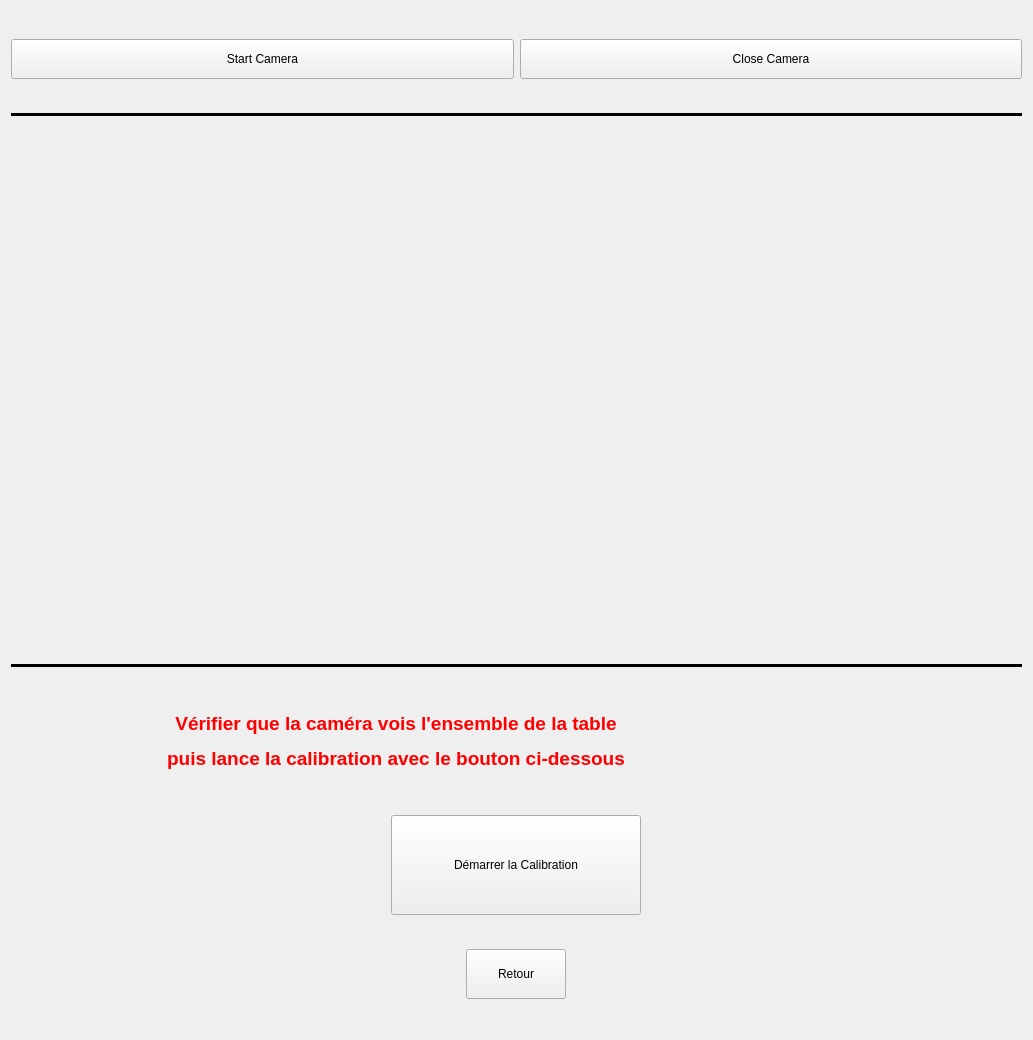
<?xml version="1.0" encoding="UTF-8"?>
<ui version="4.0">
 <class>Form</class>
 <widget class="QWidget" name="Form">
  <property name="geometry">
   <rect>
    <x>0</x>
    <y>0</y>
    <width>1033</width>
    <height>1040</height>
   </rect>
  </property>
  <property name="windowTitle">
   <string>Form</string>
  </property>
  <layout class="QVBoxLayout" name="verticalLayout">
   <item>
    <layout class="QHBoxLayout" name="horizontalLayout_1">
     <item>
      <widget class="QPushButton" name="pushButton_startCam">
       <property name="minimumSize">
        <size>
         <width>0</width>
         <height>40</height>
        </size>
       </property>
       <property name="text">
        <string>Start Camera</string>
       </property>
      </widget>
     </item>
     <item>
      <widget class="QPushButton" name="pushButton_closeCam">
       <property name="minimumSize">
        <size>
         <width>0</width>
         <height>40</height>
        </size>
       </property>
       <property name="text">
        <string>Close Camera</string>
       </property>
      </widget>
     </item>
    </layout>
   </item>
   <item>
    <widget class="Line" name="line_top">
     <property name="frameShadow">
      <enum>QFrame::Shadow::Plain</enum>
     </property>
     <property name="lineWidth">
      <number>3</number>
     </property>
     <property name="orientation">
      <enum>Qt::Orientation::Horizontal</enum>
     </property>
    </widget>
   </item>
   <item>
    <layout class="QHBoxLayout" name="horizontalLayout">
     <item>
      <widget class="QLabel" name="label_frame">
       <property name="minimumSize">
        <size>
         <width>853</width>
         <height>480</height>
        </size>
       </property>
       <property name="maximumSize">
        <size>
         <width>853</width>
         <height>480</height>
        </size>
       </property>
       <property name="text">
        <string/>
       </property>
       <property name="pixmap">
        <pixmap>../assets/images/camera_eteinte.png</pixmap>
       </property>
       <property name="scaledContents">
        <bool>true</bool>
       </property>
       <property name="alignment">
        <set>Qt::AlignmentFlag::AlignCenter</set>
       </property>
      </widget>
     </item>
    </layout>
   </item>
   <item>
    <widget class="Line" name="line_bottom">
     <property name="frameShadow">
      <enum>QFrame::Shadow::Plain</enum>
     </property>
     <property name="lineWidth">
      <number>3</number>
     </property>
     <property name="orientation">
      <enum>Qt::Orientation::Horizontal</enum>
     </property>
    </widget>
   </item>
   <item>
    <layout class="QHBoxLayout" name="horizontalLayout_2">
     <item>
      <spacer name="horizontalSpacer_1">
       <property name="orientation">
        <enum>Qt::Orientation::Horizontal</enum>
       </property>
       <property name="sizeHint" stdset="0">
        <size>
         <width>40</width>
         <height>20</height>
        </size>
       </property>
      </spacer>
     </item>
     <item>
      <widget class="QLabel" name="label_consigne">
       <property name="text">
        <string>&lt;html&gt;&lt;head/&gt;&lt;body&gt;&lt;p align=&quot;center&quot;&gt;&lt;span style=&quot; font-size:14pt; font-weight:700; color:#ff0000;&quot;&gt;Vérifier que la caméra vois l'ensemble de la table&lt;/span&gt;&lt;/p&gt;&lt;p align=&quot;center&quot;&gt;&lt;span style=&quot; font-size:14pt; font-weight:700; color:#ff0000;&quot;&gt;puis lance la calibration avec le bouton ci-dessous&lt;/span&gt;&lt;/p&gt;&lt;/body&gt;&lt;/html&gt;</string>
       </property>
       <property name="alignment">
        <set>Qt::AlignmentFlag::AlignCenter</set>
       </property>
      </widget>
     </item>
     <item>
      <spacer name="horizontalSpacer_2">
       <property name="orientation">
        <enum>Qt::Orientation::Horizontal</enum>
       </property>
       <property name="sizeHint" stdset="0">
        <size>
         <width>40</width>
         <height>20</height>
        </size>
       </property>
      </spacer>
     </item>
     <item>
      <widget class="QLabel" name="label_status">
       <property name="minimumSize">
        <size>
         <width>80</width>
         <height>80</height>
        </size>
       </property>
       <property name="maximumSize">
        <size>
         <width>80</width>
         <height>80</height>
        </size>
       </property>
       <property name="text">
        <string/>
       </property>
       <property name="pixmap">
        <pixmap>../assets/icons/Invalidate.png</pixmap>
       </property>
       <property name="scaledContents">
        <bool>true</bool>
       </property>
      </widget>
     </item>
     <item>
      <spacer name="horizontalSpacer_3">
       <property name="orientation">
        <enum>Qt::Orientation::Horizontal</enum>
       </property>
       <property name="sizeHint" stdset="0">
        <size>
         <width>40</width>
         <height>20</height>
        </size>
       </property>
      </spacer>
     </item>
    </layout>
   </item>
   <item>
    <layout class="QHBoxLayout" name="horizontalLayout_3">
     <item>
      <widget class="QPushButton" name="pushButton_StartCali">
       <property name="minimumSize">
        <size>
         <width>250</width>
         <height>100</height>
        </size>
       </property>
       <property name="maximumSize">
        <size>
         <width>250</width>
         <height>100</height>
        </size>
       </property>
       <property name="text">
        <string>Démarrer la Calibration</string>
       </property>
      </widget>
     </item>
    </layout>
   </item>
   <item>
    <layout class="QHBoxLayout" name="horizontalLayout_4">
     <item>
      <widget class="QPushButton" name="pushButton_retour">
       <property name="minimumSize">
        <size>
         <width>100</width>
         <height>50</height>
        </size>
       </property>
       <property name="maximumSize">
        <size>
         <width>100</width>
         <height>50</height>
        </size>
       </property>
       <property name="text">
        <string>Retour</string>
       </property>
      </widget>
     </item>
    </layout>
   </item>
  </layout>
 </widget>
 <resources/>
 <connections/>
</ui>
